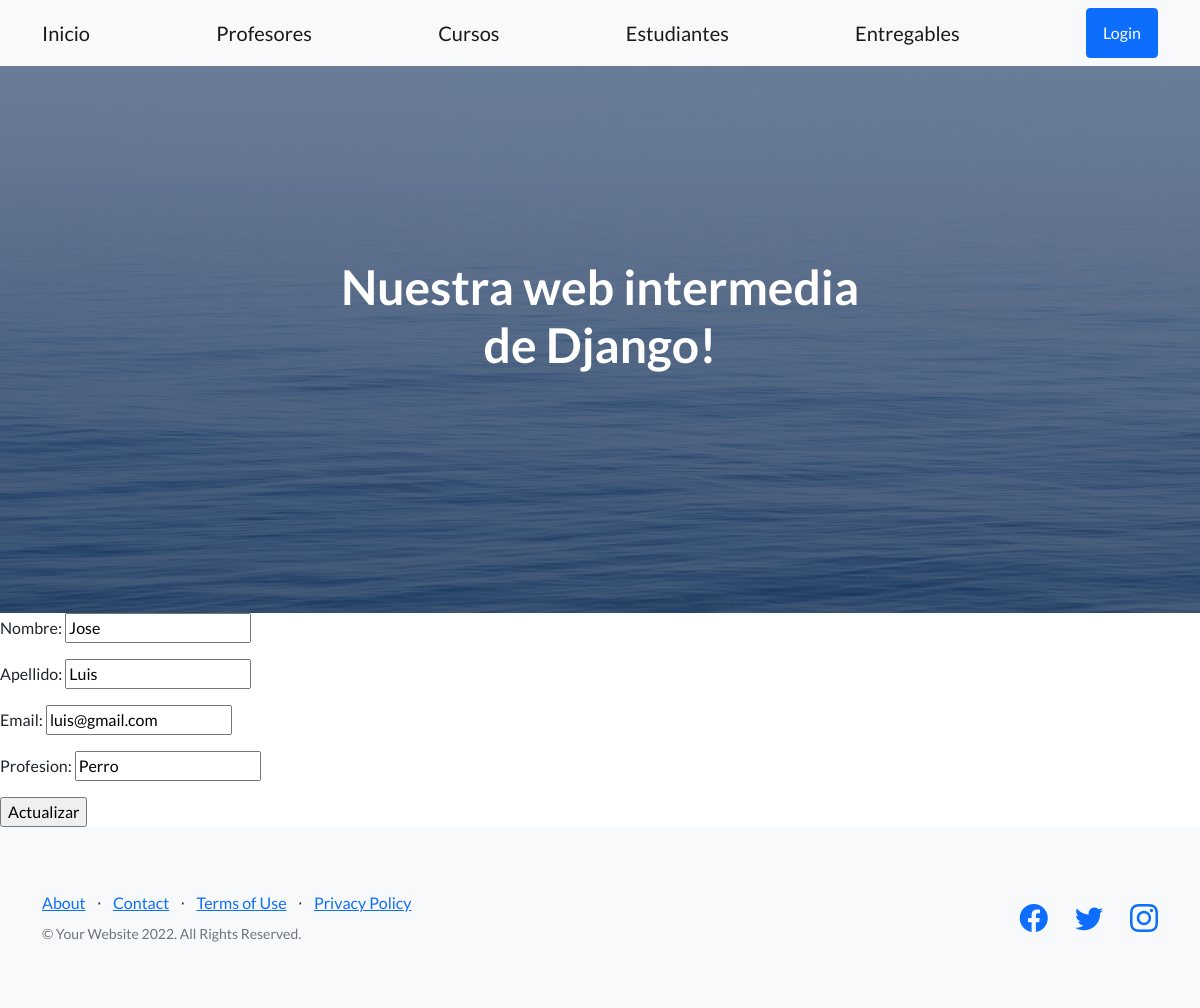
Before: /app-coder/edita-profesor/1 with the older database file.
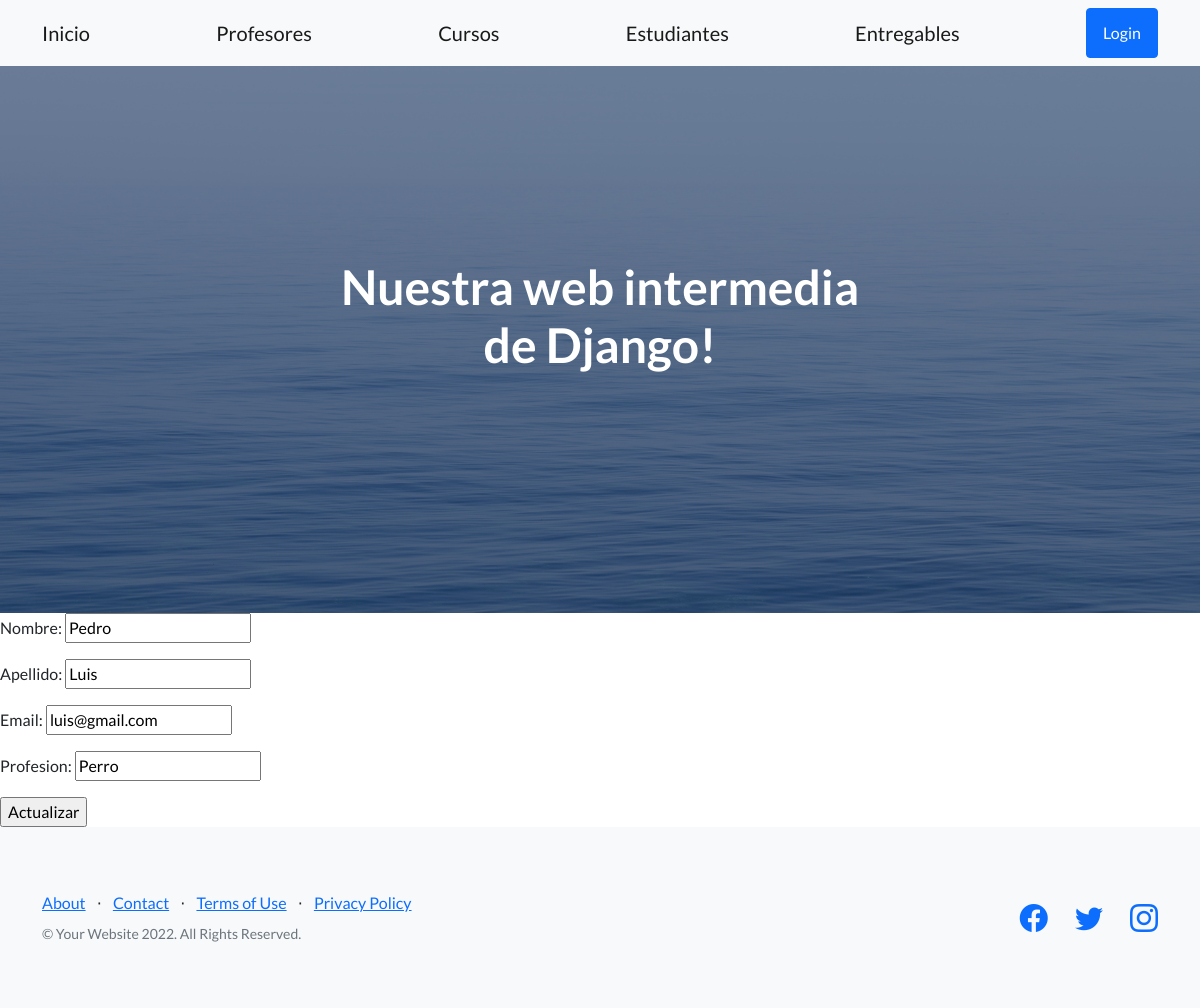
After: the same page with the newer database file.
### appcoder/models.py (models this page shows, shortened)
class Profesor(models.Model):
    nombre = models.CharField(max_length=50)
    apellido = models.CharField(max_length=50)
    email = models.EmailField(max_length=254)
    profesion = models.CharField(max_length = 50)

### appcoder/views.py (the view)
# urls.py: path('edita-profesor/<int:id>', editar_profesor, name = "EditarProfesor"),
def editar_profesor(request,id):
    profesor = Profesor.objects.get(id=id)
    if request.method == 'POST':
        mi_formulario = ProfesorFormulario(request.POST)
        if mi_formulario.is_valid():
            data = mi_formulario.cleaned_data
            profesor.nombre = data['nombre']
            profesor.apellido = data['apellido']
            profesor.email = data['email']
            profesor.profesion = data['profesion']
            profesor.save()
            return redirect('ListaProfesores')
    else:
        mi_formulario = ProfesorFormulario(initial={"nombre": profesor.nombre,"apellido": profesor.apellido,"email":profesor.email,"profesion":profesor.profesion})
    return render(request,"editarProfesor.html", {'mi_formulario': mi_formulario, 'id':profesor.id})

### appcoder/forms.py
class ProfesorFormulario(forms.Form):
    nombre = forms.CharField(max_length=50)
    apellido = forms.CharField(max_length=50)
    email = forms.EmailField(max_length=254)
    profesion = forms.CharField(max_length=50)

### appcoder/templates/editarProfesor.html
{% extends 'padre.html' %}
{% load static %}
{% block contenidoQueCambia %}
<form action=" {% url 'EditarProfesor' id %} "method="POST">{% csrf_token %}
    {{ mi_formulario.as_p }}
    <input type="submit" value ="Actualizar"/>
</form>
{% endblock contenidoQueCambia %}

Changed rows visible on the page:
changed Profesor "Luis": nombre "Jose" → "Pedro"
